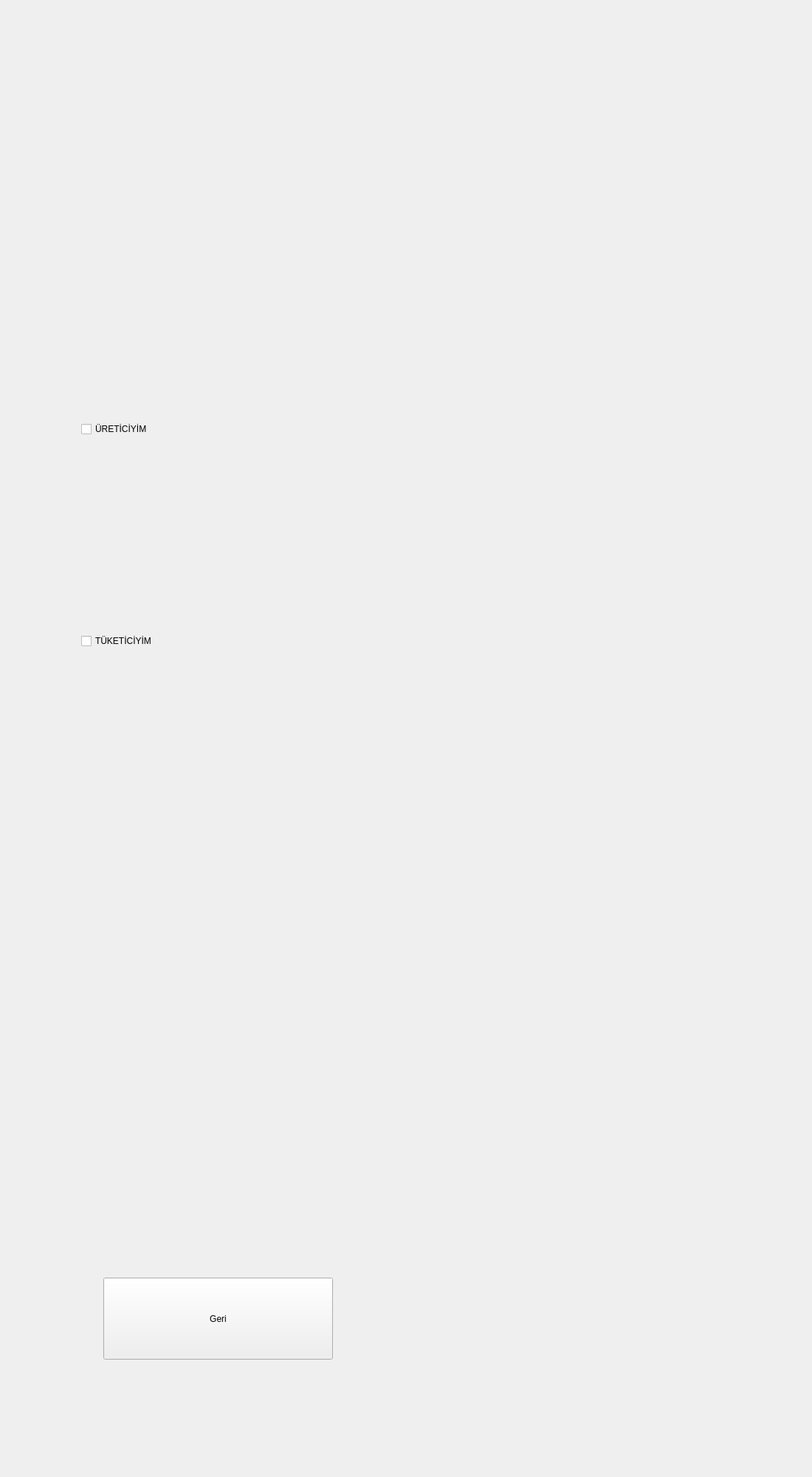
<?xml version="1.0" encoding="UTF-8"?>
<ui version="4.0">
 <class>TercihEkrani</class>
 <widget class="QWidget" name="TercihEkrani">
  <property name="geometry">
   <rect>
    <x>0</x>
    <y>0</y>
    <width>1100</width>
    <height>2000</height>
   </rect>
  </property>
  <property name="windowTitle">
   <string>Tercih Ekranı</string>
  </property>
  <widget class="QPushButton" name="pushButton4">
   <property name="geometry">
    <rect>
     <x>140</x>
     <y>1730</y>
     <width>311</width>
     <height>111</height>
    </rect>
   </property>
   <property name="styleSheet">
    <string notr="true">font: 75 20pt &quot;MS Shell Dlg 2&quot;;</string>
   </property>
   <property name="text">
    <string>Geri</string>
   </property>
  </widget>
  <widget class="QWidget" name="verticalLayoutWidget">
   <property name="geometry">
    <rect>
     <x>110</x>
     <y>310</y>
     <width>681</width>
     <height>831</height>
    </rect>
   </property>
   <layout class="QVBoxLayout" name="verticalLayout">
    <item>
     <widget class="QCheckBox" name="checkBox_2">
      <property name="tabletTracking">
       <bool>false</bool>
      </property>
      <property name="styleSheet">
       <string notr="true">font: 75 36pt &quot;MS Shell Dlg 2&quot;;</string>
      </property>
      <property name="text">
       <string>ÜRETİCİYİM</string>
      </property>
      <property name="tristate">
       <bool>false</bool>
      </property>
     </widget>
    </item>
    <item>
     <widget class="QCheckBox" name="checkBox">
      <property name="styleSheet">
       <string notr="true">
font: 75 36pt &quot;MS Shell Dlg 2&quot;;</string>
      </property>
      <property name="text">
       <string>TÜKETİCİYİM</string>
      </property>
      <property name="iconSize">
       <size>
        <width>100</width>
        <height>100</height>
       </size>
      </property>
     </widget>
    </item>
   </layout>
  </widget>
 </widget>
 <resources/>
 <connections/>
</ui>
